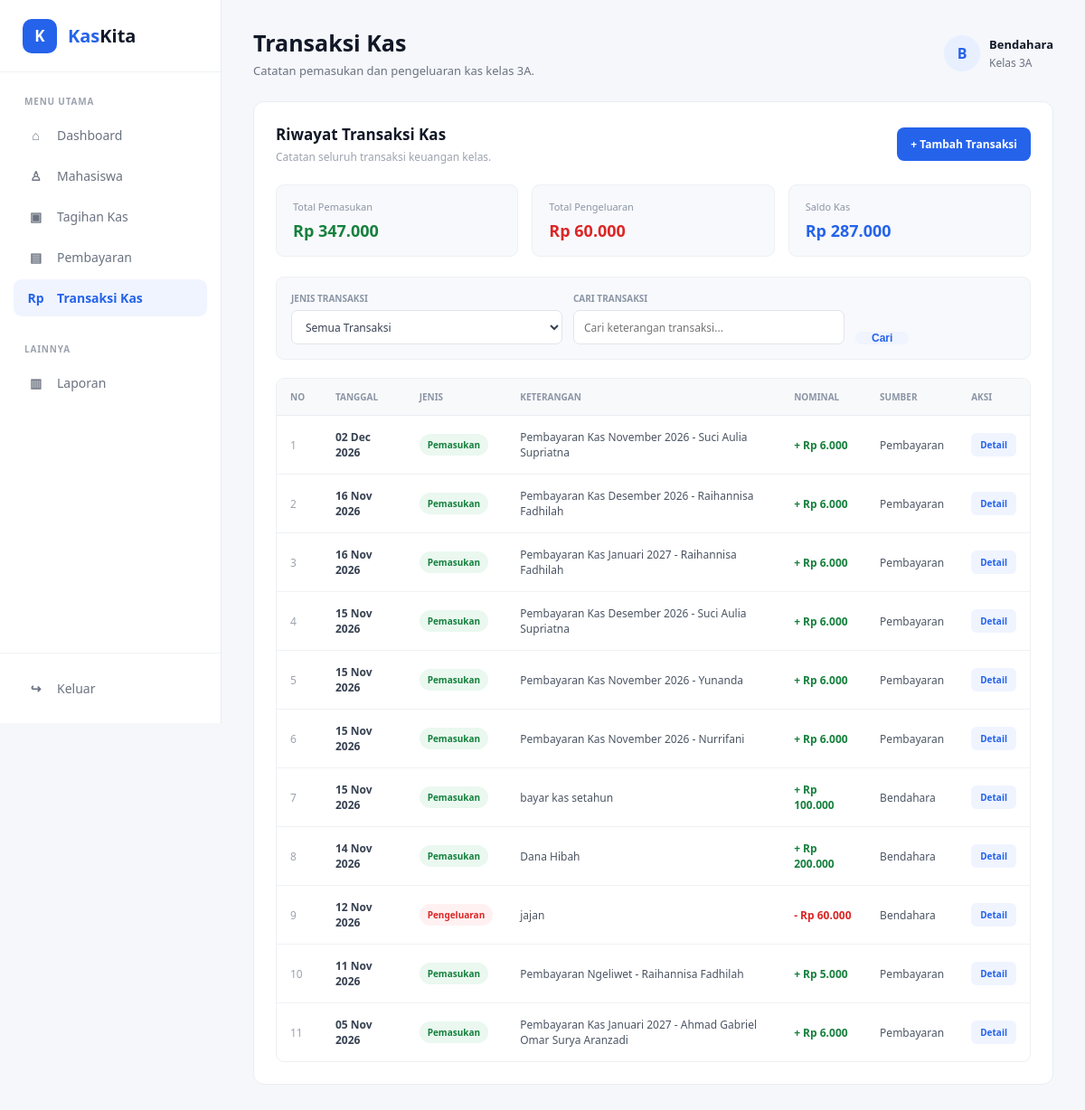
/pages/transaksi.php (signed in), run on the app's committed database.
### tables this page shows
CREATE TABLE `transaksi_kas` (
  `id_transaksi` int NOT NULL,
  `id_pembayaran` int DEFAULT NULL,
  `nominal_transaksi` decimal(12,2) NOT NULL,
  `tanggal_transaksi` date NOT NULL,
  `jenis_transaksi` enum('pemasukan','pengeluaran') NOT NULL,
  `keterangan` varchar(255) DEFAULT NULL
);

### pages/transaksi.php (the view, shortened to what this page needs)
<?php
$db = new Database();
$conn = $db->connect();
$cari = trim($_GET['cari'] ?? '');
$queryPemasukan = "
    SELECT COALESCE(SUM(nominal_transaksi), 0) AS total
    FROM transaksi_kas
    WHERE jenis_transaksi = 'pemasukan'
";
$resultPemasukan = $conn->query($queryPemasukan);
$totalPemasukan = $resultPemasukan->fetch_assoc()['total'];
$queryPengeluaran = "
    SELECT COALESCE(SUM(nominal_transaksi), 0) AS total
    FROM transaksi_kas
    WHERE jenis_transaksi = 'pengeluaran'
";
$resultPengeluaran = $conn->query($queryPengeluaran);
$totalPengeluaran = $resultPengeluaran->fetch_assoc()['total'];
$saldoKas = $totalPemasukan - $totalPengeluaran;
$queryTransaksi = "
    SELECT
        tk.id_transaksi,
        tk.id_pembayaran,
        tk.nominal_transaksi,
        tk.tanggal_transaksi,
        tk.jenis_transaksi,
        tk.keterangan
    FROM transaksi_kas tk
";
$queryTransaksi .= "
    ORDER BY tanggal_transaksi DESC
";
$stmtTransaksi = $conn->prepare($queryTransaksi);
$stmtTransaksi->execute();
$resultTransaksi = $stmtTransaksi->get_result();
?>
<!DOCTYPE html>
<html lang="id">
<head>
    <link rel="stylesheet" href="/kaskita/assets/css/style.css">
</head>
<body>
    <div class="app">
        <aside class="sidebar">
            <div class="brand">
                <div class="brand-icon">
                    K
                </div>
                <div class="brand-name">
                    <span>Kas</span>Kita
                </div>
            </div>
            <div class="menu-section">
                <p class="menu-title">
                    MENU UTAMA
                </p>
                <nav class="menu">
                    <a href="dashboard.php">
                        <span class="menu-icon">⌂</span>
                        <span>Dashboard</span>
                    </a>
                    <a href="mahasiswa.php">
                        <span class="menu-icon">♙</span>
                        <span>Mahasiswa</span>
                    </a>
                    <a href="tagihan.php">
                        <span class="menu-icon">▣</span>
                        <span>Tagihan Kas</span>
                    </a>
                    <a href="pembayaran.php">
                        <span class="menu-icon">▤</span>
                        <span>Pembayaran</span>
                    </a>
                    <a href="transaksi.php" class="active">
                        <span class="menu-icon">Rp</span>
                        <span>Transaksi Kas</span>
                    </a>
                </nav>
            </div>
            <div class="menu-section">
                <p class="menu-title">
                    LAINNYA
                </p>
                <nav class="menu">
                    <a href="#">
                        <span class="menu-icon">▥</span>
                        <span>Laporan</span>
                    </a>
                </nav>
            </div>
            <div class="sidebar-bottom">
                <a href="../index.php" class="logout">
                    <span class="menu-icon">↪</span>
                    <span>Keluar</span>
                </a>
            </div>
        </aside>
        <main class="main-content">
            <header class="topbar">
                <div class="page-title">
                    <h1>
                        Transaksi Kas
                    </h1>
                    <p>
                        Catatan pemasukan dan pengeluaran kas kelas 3A.
                    </p>
                </div>
                <div class="profile">
                    <div class="profile-icon">
                        B
                    </div>
                    <div class="profile-info">
                        <strong>
                            Bendahara
                        </strong>
                        <span>
                            Kelas 3A
                        </span>
                    </div>
                </div>
            </header>
            <section class="content-card">
                <div class="content-header">
                    <div>
                        <h2>
                            Riwayat Transaksi Kas
                        </h2>
                        <p>
                            Catatan seluruh transaksi keuangan kelas.
                        </p>
                    </div>
                    <a href="tambah_transaksi.php" class="btn-primary">
                        + Tambah Transaksi
                    </a>
                </div>
                <div class="mini-summary">
                    <div class="mini-card">
                        <span>
                            Total Pemasukan
                        </span>
                        <strong class="text-success">
                            Rp <?php echo number_format($totalPemasukan, 0, ',', '.'); ?>
                        </strong>
                    </div>
                    <div class="mini-card">
                        <span>
                            Total Pengeluaran
                        </span>
                        <strong class="text-danger">
                            Rp <?php echo number_format($totalPengeluaran, 0, ',', '.'); ?>
                        </strong>
                    </div>
                    <div class="mini-card">
                        <span>
                            Saldo Kas
                        </span>
                        <strong class="text-primary">
                            Rp <?php echo number_format($saldoKas, 0, ',', '.'); ?>
                        </strong>
                    </div>
                </div>
                <form method="GET" class="filter-area">
                    <div class="filter-item">
                        <label>
                            Jenis Transaksi
                        </label>
                        <select name="jenis">
                            <option value="">
                                Semua Transaksi
                            </option>
                        </select>
                    </div>
                    <div class="filter-item">
                        <label>
                            Cari Transaksi
                        </label>
                        <input type="text" name="cari" value="<?php echo htmlspecialchars($cari); ?>"
                            placeholder="Cari keterangan transaksi...">
                    </div>
                    <button type="submit" class="btn-search">
                        Cari
                    </button>
                </form>
                <div class="table-container">
                    <table>
                        <thead>
                            <tr>
                                <th>
                                    No
                                </th>
                                <th>
                                    Tanggal
                                </th>
                                <th>
                                    Jenis
                                </th>
                                <th>
                                    Keterangan
                                </th>
                                <th>
                                    Nominal
                                </th>
                                <th>
                                    Sumber
                                </th>
                                <th>
                                    Aksi
                                </th>
                            </tr>
                        </thead>
                        <tbody>
                            <?php if ($resultTransaksi->num_rows > 0): ?>
                                <?php $no = 1; ?>
                                <?php while ($transaksi = $resultTransaksi->fetch_assoc()): ?>
                                    <tr>
                                        <td>
                                            <?php echo $no++; ?>
                                        </td>
                                        <td>
                                            <?php
                                            echo date(
                                                'd M Y',
                                                strtotime($transaksi['tanggal_transaksi'])
                                            );
                                            ?>
                                        </td>
                                        <td>
                                            <?php if ($transaksi['jenis_transaksi'] === 'pemasukan'): ?>
                                                <span class="transaction-income">
                                                    Pemasukan
                                                </span>
                                            <?php else: ?>
                                                <span class="transaction-expense">
                                                    Pengeluaran
                                                </span>
                                            <?php endif; ?>
                                        </td>
                                        <td>
                                            <?php echo htmlspecialchars(
                                                $transaksi['keterangan'] ?? '-'
                                            ); ?>
                                        </td>
                                        <td>
                                            <?php if ($transaksi['jenis_transaksi'] === 'pemasukan'): ?>
                                                <strong class="text-success">
                                                    + Rp
                                                    <?php
                                                    echo number_format(
                                                        $transaksi['nominal_transaksi'],
                                                        0,
                                                        ',',
                                                        '.'
                                                    );
                                                    ?>
                                                </strong>
                                            <?php else: ?>
                                                <strong class="text-danger">
                                                    - Rp
                                                    <?php
                                                    echo number_format(
                                                        $transaksi['nominal_transaksi'],
                                                        0,
                                                        ',',
                                                        '.'
                                                    );
                                                    ?>
                                                </strong>
                                            <?php endif; ?>
                                        </td>
                                        <td>
                                            <?php if (!empty($transaksi['id_pembayaran'])): ?>
                                                Pembayaran
                                            <?php else: ?>
                                                Bendahara
                                            <?php endif; ?>
                                        </td>
                                        <td>
                                            <div class="action-buttons">
                                                <a href="detail_transaksi.php?id_transaksi=<?php echo $transaksi['id_transaksi']; ?>" class="btn-edit">
                                                    Detail
                                                </a>
                                            </div>
                                        </td>
                                    </tr>
                                <?php endwhile; ?>
                            <?php endif; ?>
                        </tbody>
                    </table>
                </div>
            </section>
        </main>
    </div>
</body>
</html>

### data on the page
transaksi_kas: tanggal_transaksi "02 Dec 2026", jenis_transaksi "Pemasukan", keterangan "Pembayaran Kas November 2026 - Suci Aulia Supriatna", nominal_transaksi "6.000"
transaksi_kas: tanggal_transaksi "16 Nov 2026", jenis_transaksi "Pemasukan", keterangan "Pembayaran Kas Desember 2026 - Raihannisa Fadhilah", nominal_transaksi "6.000"
transaksi_kas: tanggal_transaksi "16 Nov 2026", jenis_transaksi "Pemasukan", keterangan "Pembayaran Kas Januari 2027 - Raihannisa Fadhilah", nominal_transaksi "6.000"
transaksi_kas: tanggal_transaksi "15 Nov 2026", jenis_transaksi "Pemasukan", keterangan "Pembayaran Kas Desember 2026 - Suci Aulia Supriatna", nominal_transaksi "6.000"
transaksi_kas: tanggal_transaksi "15 Nov 2026", jenis_transaksi "Pemasukan", keterangan "Pembayaran Kas November 2026 - Yunanda", nominal_transaksi "6.000"
transaksi_kas: tanggal_transaksi "15 Nov 2026", jenis_transaksi "Pemasukan", keterangan "Pembayaran Kas November 2026 - Nurrifani", nominal_transaksi "6.000"
transaksi_kas: tanggal_transaksi "15 Nov 2026", jenis_transaksi "Pemasukan", keterangan "bayar kas setahun", nominal_transaksi "100.000", shows "Bendahara"
transaksi_kas: tanggal_transaksi "14 Nov 2026", jenis_transaksi "Pemasukan", keterangan "Dana Hibah", nominal_transaksi "200.000", shows "Bendahara"
transaksi_kas: tanggal_transaksi "12 Nov 2026", jenis_transaksi "Pengeluaran", keterangan "jajan", nominal_transaksi "60.000", shows "Bendahara"
transaksi_kas: tanggal_transaksi "11 Nov 2026", jenis_transaksi "Pemasukan", keterangan "Pembayaran Ngeliwet - Raihannisa Fadhilah", nominal_transaksi "5.000"
transaksi_kas: tanggal_transaksi "05 Nov 2026", jenis_transaksi "Pemasukan", keterangan "Pembayaran Kas Januari 2027 - Ahmad Gabriel Omar Surya Aranzadi", nominal_transaksi "6.000"

### other printed values
$totalPemasukan "347.000"
$totalPengeluaran "60.000"
$saldoKas "287.000"
